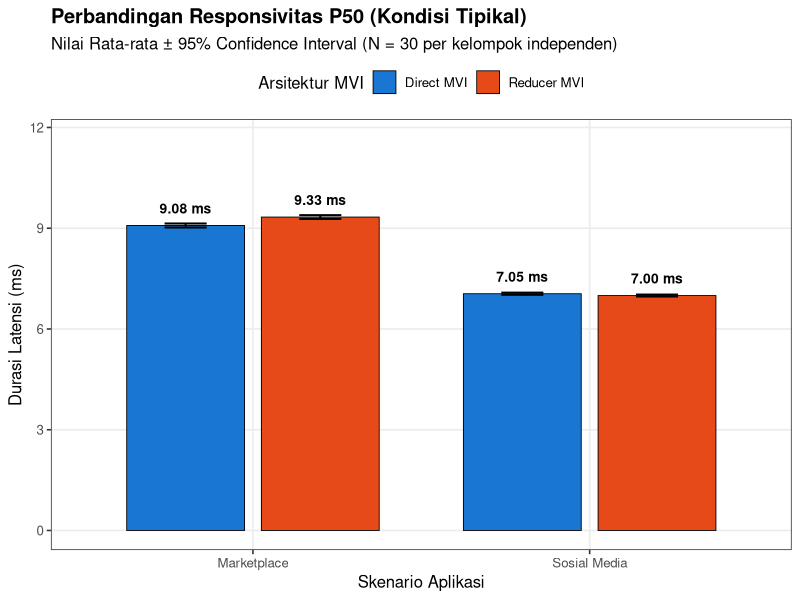
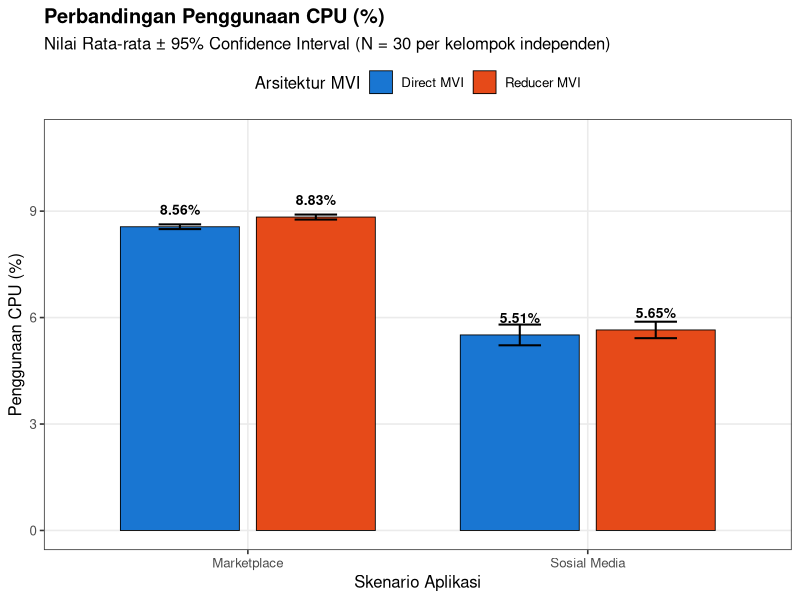
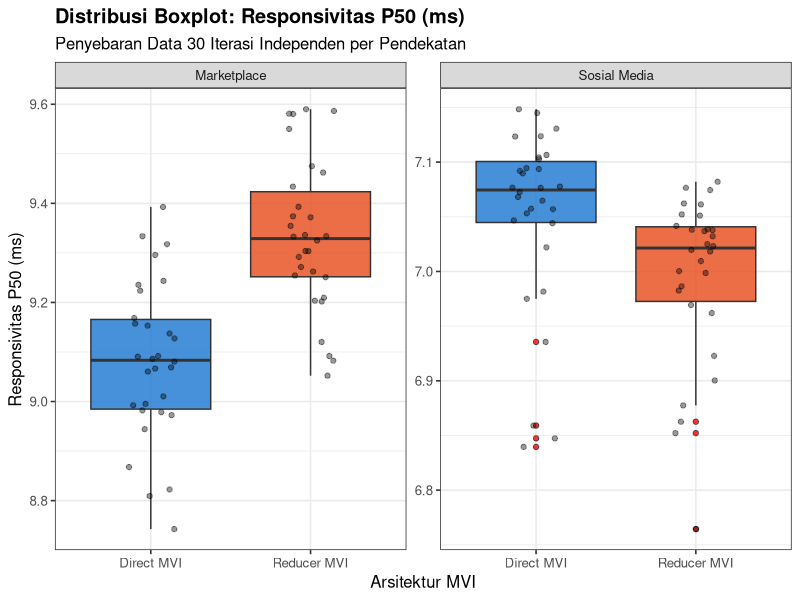
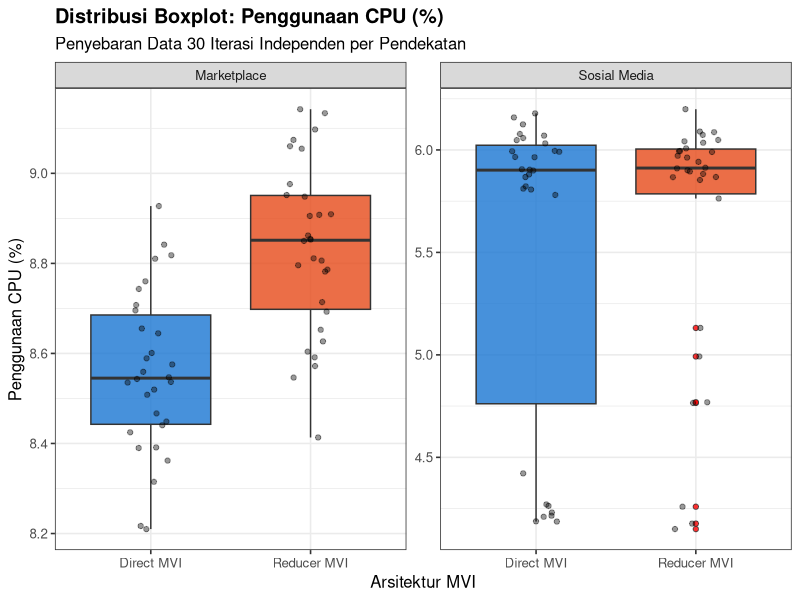

These charts were generated, in order, by the following R code:
# ==============================================================================
# UJI HIPOTESIS STATISTIK INFERENSIAL (INDEPENDENT SAMPLES) DAN EFFECT SIZE
# Judul: ANALISIS KOMPARATIF PERFORMA DIRECT STATE UPDATE MVI DAN 
#        REDUCER-BASED MVI PADA APLIKASI ANDROID BERBASIS JETPACK COMPOSE
# Peneliti: Audy Fitrah Habibie (NIM: 235150400111018)
# Desain: Dua Kelompok Pengukuran Independen (N1 = 30, N2 = 30, Total N = 60)
# ==============================================================================

# 1. Pustaka
suppressPackageStartupMessages({
  library(dplyr)
  library(ggplot2)
})

cat("--> Memuat data bersih (output/clean_metrics.csv)...\n")
if (!file.exists("output/clean_metrics.csv")) {
  stop("File output/clean_metrics.csv tidak ditemukan. Jalankan Analisis.R terlebih dahulu.")
}

df_all <- read.csv("output/clean_metrics.csv", stringsAsFactors = FALSE)

# Pisahkan per skenario dan arsitektur (N = 30 per kelompok)
mp_direct  <- df_all %>% filter(app == "Marketplace", architecture == "Direct MVI") %>% arrange(iteration)
mp_reducer <- df_all %>% filter(app == "Marketplace", architecture == "Reducer MVI") %>% arrange(iteration)
sm_direct  <- df_all %>% filter(app == "Sosial Media", architecture == "Direct MVI") %>% arrange(iteration)
sm_reducer <- df_all %>% filter(app == "Sosial Media", architecture == "Reducer MVI") %>% arrange(iteration)

# Helper untuk interpretasi Cohen's d (Cohen, 1988)
interpret_cohens_d <- function(d) {
  abs_d <- abs(d)
  if (abs_d < 0.2) return("Negligible (< 0.2)")
  if (abs_d < 0.5) return("Small (0.2 - 0.5)")
  if (abs_d < 0.8) return("Medium (0.5 - 0.8)")
  return("Large (>= 0.8)")
}

# Helper untuk interpretasi Mann-Whitney Effect Size r
interpret_mw_r <- function(r) {
  abs_r <- abs(r)
  if (abs_r < 0.1) return("Negligible (< 0.1)")
  if (abs_r < 0.3) return("Small (0.1 - 0.3)")
  if (abs_r < 0.5) return("Medium (0.3 - 0.5)")
  return("Large (>= 0.5)")
}

# 2. Fungsi Eksekusi Independent Sample t-Test Lengkap (Equal Variance)
run_independent_ttest <- function(direct_vec, reducer_vec, app_name, metric_name, var_name, hypothesis_code) {
  n1 <- length(direct_vec)
  n2 <- length(reducer_vec)
  mean_direct  <- mean(direct_vec)
  mean_reducer <- mean(reducer_vec)
  mean_diff    <- mean_direct - mean_reducer
  var1 <- var(direct_vec)
  var2 <- var(reducer_vec)
  
  # Cek kesamaan varians via F-test
  ft <- var.test(direct_vec, reducer_vec)
  is_equal_var <- (ft$p.value >= 0.05)
  
  # Independent Sample t-Test
  t_res <- t.test(direct_vec, reducer_vec, paired = FALSE, var.equal = is_equal_var)
  t_stat  <- as.numeric(t_res$statistic)
  df_val  <- as.numeric(t_res$parameter)
  p_val   <- as.numeric(t_res$p.value)
  ci_low  <- t_res$conf.int[1]
  ci_high <- t_res$conf.int[2]
  
  # Pooled Standard Deviation & Pooled Cohen's d
  s_pooled <- sqrt(((n1 - 1) * var1 + (n2 - 1) * var2) / (n1 + n2 - 2))
  cohens_d <- (mean_direct - mean_reducer) / s_pooled
  effect_mag <- interpret_cohens_d(cohens_d)
  
  # Persentase selisih relatif: (Reducer - Direct) / Direct * 100%
  rel_pct <- ((mean_reducer - mean_direct) / mean_direct) * 100
  
  data.frame(
    Hypothesis = hypothesis_code,
    App = app_name,
    Metric = metric_name,
    Metric_Var = var_name,
    Test_Type = ifelse(is_equal_var, "Independent Sample t-Test (Equal Var)", "Welch's Independent t-Test"),
    Sample_Size = paste0(n1, " vs ", n2),
    Mean_Direct = round(mean_direct, 4),
    Mean_Reducer = round(mean_reducer, 4),
    Mean_Diff = round(mean_diff, 4),
    Rel_Diff_Pct = round(rel_pct, 2),
    Test_Statistic = paste0("t(", round(df_val, 1), ") = ", round(t_stat, 4)),
    Statistic_Val = round(t_stat, 4),
    p_value = round(p_val, 6),
    p_formatted = ifelse(p_val < 0.001, "< 0.001", sprintf("%.4f", p_val)),
    CI_95 = paste0("[", round(ci_low, 4), ", ", round(ci_high, 4), "]"),
    Effect_Size_Val = round(cohens_d, 4),
    Effect_Size_Type = "Pooled Cohen's d",
    Effect_Magnitude = effect_mag,
    Conclusion = ifelse(p_val < 0.05, "Signifikan (p < 0.05)", "Tidak Signifikan (p >= 0.05)"),
    stringsAsFactors = FALSE
  )
}

# 3. Fungsi Eksekusi Mann-Whitney U Test (Wilcoxon Rank-Sum Test) Lengkap
run_mann_whitney_test <- function(direct_vec, reducer_vec, app_name, metric_name, var_name, hypothesis_code) {
  n1 <- length(direct_vec)
  n2 <- length(reducer_vec)
  n_total <- n1 + n2
  
  mean_direct    <- mean(direct_vec)
  mean_reducer   <- mean(reducer_vec)
  mean_diff      <- mean_direct - mean_reducer
  median_direct  <- median(direct_vec)
  median_reducer <- median(reducer_vec)
  median_diff    <- median_direct - median_reducer
  
  # Mann-Whitney U Test (paired = FALSE)
  mw_res <- wilcox.test(direct_vec, reducer_vec, paired = FALSE, exact = FALSE, correct = TRUE)
  u_stat <- as.numeric(mw_res$statistic)
  p_val  <- as.numeric(mw_res$p.value)
  
  # Nilai Ekspektasi & Standar Deviasi U untuk pendekatan normal Z
  # E[U] = (n1 * n2) / 2 ; SD[U] = sqrt(n1 * n2 * (n1 + n2 + 1) / 12)
  e_u  <- (n1 * n2) / 2
  sd_u <- sqrt((n1 * n2 * (n_total + 1)) / 12)
  z_stat <- (u_stat - e_u) / sd_u
  
  # Effect Size r = |Z| / sqrt(N_total) dan Rank-Biserial Correlation r_rb = 2U/(n1*n2) - 1
  mw_r <- z_stat / sqrt(n_total)
  r_rb <- (2 * u_stat / (n1 * n2)) - 1
  effect_mag <- interpret_mw_r(mw_r)
  
  rel_pct <- ((mean_reducer - mean_direct) / mean_direct) * 100
  
  data.frame(
    Hypothesis = hypothesis_code,
    App = app_name,
    Metric = metric_name,
    Metric_Var = var_name,
    Test_Type = "Mann-Whitney U Test",
    Sample_Size = paste0(n1, " vs ", n2),
    Mean_Direct = round(mean_direct, 4),
    Mean_Reducer = round(mean_reducer, 4),
    Mean_Diff = round(mean_diff, 4),
    Rel_Diff_Pct = round(rel_pct, 2),
    Test_Statistic = paste0("U = ", round(u_stat, 1), " (Z = ", round(z_stat, 4), ")"),
    Statistic_Val = round(u_stat, 4),
    p_value = round(p_val, 6),
    p_formatted = ifelse(p_val < 0.001, "< 0.001", sprintf("%.4f", p_val)),
    CI_95 = paste0("Median Direct: ", round(median_direct, 4), " vs Reducer: ", round(median_reducer, 4)),
    Effect_Size_Val = round(mw_r, 4),
    Effect_Size_Type = paste0("Mann-Whitney r (r_rb = ", round(r_rb, 4), ")"),
    Effect_Magnitude = effect_mag,
    Conclusion = ifelse(p_val < 0.05, "Signifikan (p < 0.05)", "Tidak Signifikan (p >= 0.05)"),
    stringsAsFactors = FALSE
  )
}

# 4. Pelaksanaan Pengujian Hipotesis
cat("--> Menjalankan Pengujian Hipotesis Inferensial (Independent Samples)...\n")

test_results <- list()

# ==================== MARKETPLACE (Normal & Varians Homogen -> Independent t-Test) ====================
# H1: Responsivitas P50 (Utama)
test_results[[1]] <- run_independent_ttest(
  mp_direct$responsiveness_p50, mp_reducer$responsiveness_p50,
  "Marketplace", "Responsivitas P50 (ms)", "responsiveness_p50", "H1"
)

# H1: Responsivitas P95 (Beban Tinggi)
test_results[[2]] <- run_independent_ttest(
  mp_direct$responsiveness_p95, mp_reducer$responsiveness_p95,
  "Marketplace", "Responsivitas P95 (ms)", "responsiveness_p95", "H1"
)

# H2: Penggunaan CPU (%)
test_results[[3]] <- run_independent_ttest(
  mp_direct$cpu_usage, mp_reducer$cpu_usage,
  "Marketplace", "Penggunaan CPU (%)", "cpu_usage", "H2"
)

# Dekomposisi H1: T_logic (ms/intent)
test_results[[4]] <- run_independent_ttest(
  mp_direct$t_logic_avg, mp_reducer$t_logic_avg,
  "Marketplace", "T_logic (ms/intent)", "t_logic_avg", "Dekomposisi H1"
)

# Dekomposisi H1: T_frame P50 (ms)
test_results[[5]] <- run_independent_ttest(
  mp_direct$t_frame_p50, mp_reducer$t_frame_p50,
  "Marketplace", "T_frame P50 (ms)", "t_frame_p50", "Dekomposisi H1"
)

# ==================== SOSIAL MEDIA (Tidak Normal -> Mann-Whitney U Test) ====================
# H1: Responsivitas P50 (Utama)
test_results[[6]] <- run_mann_whitney_test(
  sm_direct$responsiveness_p50, sm_reducer$responsiveness_p50,
  "Sosial Media", "Responsivitas P50 (ms)", "responsiveness_p50", "H1"
)

# H1: Responsivitas P95 (Beban Tinggi)
test_results[[7]] <- run_mann_whitney_test(
  sm_direct$responsiveness_p95, sm_reducer$responsiveness_p95,
  "Sosial Media", "Responsivitas P95 (ms)", "responsiveness_p95", "H1"
)

# H2: Penggunaan CPU (%)
test_results[[8]] <- run_mann_whitney_test(
  sm_direct$cpu_usage, sm_reducer$cpu_usage,
  "Sosial Media", "Penggunaan CPU (%)", "cpu_usage", "H2"
)

# Dekomposisi H1: T_logic (ms/intent)
test_results[[9]] <- run_mann_whitney_test(
  sm_direct$t_logic_avg, sm_reducer$t_logic_avg,
  "Sosial Media", "T_logic (ms/intent)", "t_logic_avg", "Dekomposisi H1"
)

# Dekomposisi H1: T_frame P50 (ms)
test_results[[10]] <- run_mann_whitney_test(
  sm_direct$t_frame_p50, sm_reducer$t_frame_p50,
  "Sosial Media", "T_frame P50 (ms)", "t_frame_p50", "Dekomposisi H1"
)

# ==================== ROBUSTNESS CHECK SOSIAL MEDIA (Independent t-Test) ====================
test_results[[11]] <- run_independent_ttest(
  sm_direct$responsiveness_p50, sm_reducer$responsiveness_p50,
  "Sosial Media", "Responsivitas P50 (ms) [Robustness Check]", "responsiveness_p50_check", "H1 (Check)"
)

test_results[[12]] <- run_independent_ttest(
  sm_direct$cpu_usage, sm_reducer$cpu_usage,
  "Sosial Media", "Penggunaan CPU (%) [Robustness Check]", "cpu_usage_check", "H2 (Check)"
)

df_hyp_results <- bind_rows(test_results)

# Simpan ke CSV
write.csv(df_hyp_results, "output/hypothesis_test_results.csv", row.names = FALSE)
cat("    Tersimpan: output/hypothesis_test_results.csv\n\n")

# 5. Visualisasi Publikasi / Bab IV Skripsi
cat("--> Menghasilkan Grafik Publikasi Komparatif...\n")

color_palette <- c("Direct MVI" = "#1976D2", "Reducer MVI" = "#E64A19")

# 5a. Bar Chart Komparasi Responsivitas P50 (Mean ± 95% CI)
resp_summary <- df_all %>%
  group_by(app, architecture) %>%
  summarise(
    Mean_P50 = mean(responsiveness_p50),
    SE_P50 = sd(responsiveness_p50) / sqrt(n()),
    CI_P50 = qt(0.975, df = n() - 1) * SE_P50,
    .groups = "drop"
  )

p_resp_p50 <- ggplot(resp_summary, aes(x = app, y = Mean_P50, fill = architecture)) +
  geom_bar(stat = "identity", position = position_dodge(0.8), width = 0.7, color = "black", linewidth = 0.3) +
  geom_errorbar(aes(ymin = Mean_P50 - CI_P50, ymax = Mean_P50 + CI_P50),
                position = position_dodge(0.8), width = 0.25, linewidth = 0.7) +
  geom_text(aes(label = sprintf("%.2f ms", Mean_P50)),
            position = position_dodge(0.8), vjust = -1.2, size = 3.5, fontface = "bold") +
  scale_fill_manual(values = color_palette) +
  theme_bw(base_size = 12) +
  labs(
    title = "Perbandingan Responsivitas P50 (Kondisi Tipikal)",
    subtitle = "Nilai Rata-rata ± 95% Confidence Interval (N = 30 per kelompok independen)",
    x = "Skenario Aplikasi",
    y = "Durasi Latensi (ms)",
    fill = "Arsitektur MVI"
  ) +
  coord_cartesian(ylim = c(0, max(resp_summary$Mean_P50) * 1.25)) +
  theme(
    legend.position = "top",
    panel.grid.minor = element_blank(),
    plot.title = element_text(face = "bold")
  )

ggsave("output/figures/comparative_responsiveness_p50.png", p_resp_p50, width = 7.5, height = 5.5, dpi = 300)

# 5b. Bar Chart Komparasi Penggunaan CPU (Mean ± 95% CI)
cpu_summary <- df_all %>%
  group_by(app, architecture) %>%
  summarise(
    Mean_CPU = mean(cpu_usage),
    SE_CPU = sd(cpu_usage) / sqrt(n()),
    CI_CPU = qt(0.975, df = n() - 1) * SE_CPU,
    .groups = "drop"
  )

p_cpu <- ggplot(cpu_summary, aes(x = app, y = Mean_CPU, fill = architecture)) +
  geom_bar(stat = "identity", position = position_dodge(0.8), width = 0.7, color = "black", linewidth = 0.3) +
  geom_errorbar(aes(ymin = Mean_CPU - CI_CPU, ymax = Mean_CPU + CI_CPU),
                position = position_dodge(0.8), width = 0.25, linewidth = 0.7) +
  geom_text(aes(label = sprintf("%.2f%%", Mean_CPU)),
            position = position_dodge(0.8), vjust = -1.2, size = 3.5, fontface = "bold") +
  scale_fill_manual(values = color_palette) +
  theme_bw(base_size = 12) +
  labs(
    title = "Perbandingan Penggunaan CPU (%)",
    subtitle = "Nilai Rata-rata ± 95% Confidence Interval (N = 30 per kelompok independen)",
    x = "Skenario Aplikasi",
    y = "Penggunaan CPU (%)",
    fill = "Arsitektur MVI"
  ) +
  coord_cartesian(ylim = c(0, max(cpu_summary$Mean_CPU) * 1.25)) +
  theme(
    legend.position = "top",
    panel.grid.minor = element_blank(),
    plot.title = element_text(face = "bold")
  )

ggsave("output/figures/comparative_cpu_usage.png", p_cpu, width = 7.5, height = 5.5, dpi = 300)

# 5c. Boxplot Distribusi Lengkap Responsivitas & CPU
p_box_resp <- ggplot(df_all, aes(x = architecture, y = responsiveness_p50, fill = architecture)) +
  geom_boxplot(alpha = 0.8, outlier.shape = 21, outlier.fill = "red") +
  geom_jitter(width = 0.15, alpha = 0.4, size = 1.5) +
  facet_wrap(~ app, scales = "free_y") +
  scale_fill_manual(values = color_palette) +
  theme_bw(base_size = 12) +
  labs(
    title = "Distribusi Boxplot: Responsivitas P50 (ms)",
    subtitle = "Penyebaran Data 30 Iterasi Independen per Pendekatan",
    x = "Arsitektur MVI",
    y = "Responsivitas P50 (ms)"
  ) +
  theme(legend.position = "none", plot.title = element_text(face = "bold"))

ggsave("output/figures/boxplot_responsiveness.png", p_box_resp, width = 8, height = 5, dpi = 300)

p_box_cpu <- ggplot(df_all, aes(x = architecture, y = cpu_usage, fill = architecture)) +
  geom_boxplot(alpha = 0.8, outlier.shape = 21, outlier.fill = "red") +
  geom_jitter(width = 0.15, alpha = 0.4, size = 1.5) +
  facet_wrap(~ app, scales = "free_y") +
  scale_fill_manual(values = color_palette) +
  theme_bw(base_size = 12) +
  labs(
    title = "Distribusi Boxplot: Penggunaan CPU (%)",
    subtitle = "Penyebaran Data 30 Iterasi Independen per Pendekatan",
    x = "Arsitektur MVI",
    y = "Penggunaan CPU (%)"
  ) +
  theme(legend.position = "none", plot.title = element_text(face = "bold"))

ggsave("output/figures/boxplot_cpu_usage.png", p_box_cpu, width = 8, height = 5, dpi = 300)

cat("    Tersimpan seluruh grafik publikasi di: output/figures/\n\n")

# 6. Cetak Ringkasan Hasil Pengujian ke Konsol
cat("=================================================================================================================\n")
cat("                          RINGKASAN HASIL PENGUJIAN HIPOTESIS (INDEPENDENT SAMPLES)                              \n")
cat("=================================================================================================================\n")
print_df <- df_hyp_results %>%
  select(Hypothesis, App, Metric, Test_Type, Mean_Direct, Mean_Reducer, Rel_Diff_Pct, Test_Statistic, p_formatted, Effect_Size_Val, Effect_Magnitude, Conclusion)
print(as.data.frame(print_df), row.names = FALSE)
cat("=================================================================================================================\n")
cat("Pengujian hipotesis inferensial independen selesai dengan sukses!\n")
